Frame 1 (no input): blank canvas, image omitted
Frame 60 (the mouse pressed at the canvas centre just before this capture): blank canvas, image omitted
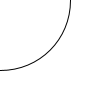
Frame 120 (the mouse held since frame 60 and released just before this capture)

The Processing sketch whose frames 1 and 60 were blank and that drew this single picture after the mouse press (run headless with seeded random() and noise(); from frame 60 on, the mouse is pressed at the canvas centre):

// Processing sketch: j_2_1
// ── j_2_1.pde
void setup(){
  size(100,100);
}
void draw(){
  background(255);
  ellipse(0,0,2*sqrt(mouseX*mouseX+mouseY*mouseY),2*sqrt(mouseX*mouseX+mouseY*mouseY));
}
